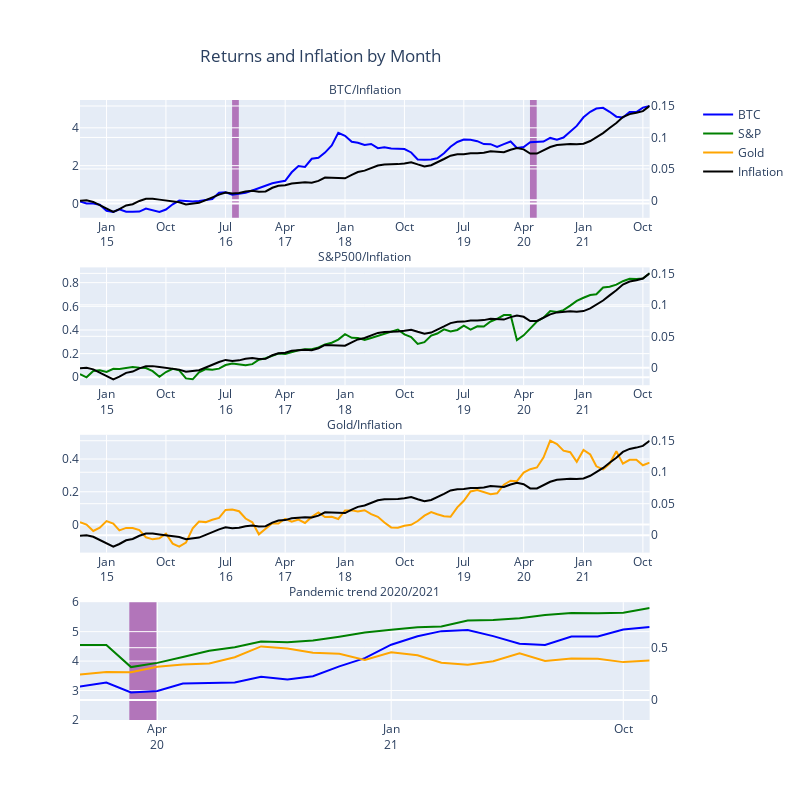

The cell this chart's notebook holds for it:
### Markdown cell above
### Investment performance

To answer the question on investment performance between the different asset classes, consider returns over time with rise of inflation.

<b>Impact of inflation</b>:
* The inflation here is plotted as an increase in the basket of prices to improve readability.
* Note the difference in the scale of the two y-axes on these charts, the exponential price movement of bitcoin makes a linear comparison difficult, however, the charts are presented to show the overall trend in monthly asset returns.  
    
<b>Impact of the COVID-19 pandemic on investment performance</b>:   
* Staying with this high-level view, the advent of the COVID-19 pandemic impacted performance of all three assets differently.  
* The sell-off experienced in the equities market in March 2020 did not translate into bitcoin or gold. 
* Gold prices benefited as a default safe haven investment through second and third quarter of 2020, meanwhile BTC benefited from improved consumer sentiment (among retail investors) around digital assets as an alternative safe haven asset which continues to drive it's exponential growth into 2021. 

<b>Bitcoin trends</b>:    
* The shaded purple areas in the first and last chart indicate Bitcoin halving dates, July 2016 and May 2020.  
* In total, there will eventually be 21 million Bitcoin in circulation, of which approximately 18+ million coins have been mined.  
* Bitcoin halving decreases the number of new Bitcoins that are generated, leading to a decrease in the total supply of new coins. By the rule of supply/demand economics, lower the supply, higher the price. In analyzing Bitcoin trends, previous halving dates have been succeeded by significant price increases.  Some of this behavior is evident in the 90-day period following the halving. 
   
To summarize, Bitcoin is a good alternative safe haven asset and since there is a fixed supply of coins it tends to be a better, although not perfect, hedge against inflation compared to equities and many other digital assets.

### Code cell
# Plot chart with three series BTC, S&P and Gold depicting returns and inflation
fig = make_subplots(rows=4, cols=1,
                    specs=[[{'secondary_y': True}], 
                           [{'secondary_y': True}],
                           [{'secondary_y': True}], 
                           [{'secondary_y': True}]],
                    subplot_titles=('BTC/Inflation','S&P500/Inflation', 'Gold/Inflation', 'Pandemic trend 2020/2021'),
                    vertical_spacing=0.08, horizontal_spacing =0.1)        
# Top left
fig.add_trace(
    go.Scatter(x=mth_return.index, y=mth_return['BTC_%chg'], name='BTC', line=dict(color='blue')),
    row=1, col=1, secondary_y=False)
fig.add_trace(
    go.Scatter(x=mth_return.index, y=mth_return['inf%'], name='Inf%',line=dict(color='black'), showlegend=False),
    row=1, col=1,secondary_y=True)

# Top right
fig.add_trace(
    go.Scatter(x=mth_return.index, y=mth_return['S&P_%chg'], name="S&P", line=dict(color='green')),
    row=2, col=1, secondary_y=False)
fig.add_trace(
    go.Scatter(x=mth_return.index, y=mth_return['inf%'], name='Inf', line=dict(color='black'),showlegend=False),
    row=2, col=1, secondary_y=True)

# Bottom left
fig.add_trace(
    go.Scatter(x=mth_return.index, y=mth_return['G_%chg'], name="Gold", line=dict(color='orange')),
    row=3, col=1, secondary_y=False)
fig.add_trace(
    go.Scatter(x=mth_return.index, y=mth_return['inf%'], name="Inflation", line=dict(color='black')),
    row=3, col=1, secondary_y=True)

# Bottom right
fig.add_trace(
    go.Scatter(x=mth_return.index, y=mth_return['BTC_%chg'], name="BTC", line=dict(color='blue'),showlegend=False),
    row=4, col=1, secondary_y=False)
fig.add_trace(
    go.Scatter(x=mth_return.index, y=mth_return['S&P_%chg'], name="S&P", line=dict(color='green'),showlegend=False),
    row=4, col=1, secondary_y=True)
fig.add_trace(
    go.Scatter(x=mth_return.index, y=mth_return['G_%chg'], name="Gold", line=dict(color='orange'),showlegend=False),
    row=4, col=1, secondary_y=True)

# Update layout of the charts
fig.update_annotations(font_size=12, yanchor='bottom')         
fig.update_layout(autosize=False, height=800, width=800,
                title={
                    'text': "Returns and Inflation by Month",
                    'x':0.4,
                    'xanchor': 'center',                      
                    'yanchor': 'top'})                        

# Update axes 
fig.update_xaxes(dtick="M9", tickformat='%b\n%y')             
fig.update_yaxes(autorange=False, range=[2,6],secondary_y=False, row=4, col=1)
fig.update_xaxes(autorange=False, range=['2020-01-01','2021-11-01'], row=4, col=1)

# Add shaded spaces to the charts to indicate BTC halving dates, 07/2016 and 05/2020
fig.add_vrect(
    x0="2016-07-31", x1="2016-08-31",
    fillcolor="Purple", opacity=0.5,
    layer="below", line_width=0, row=1, col=1)

fig.add_vrect(
    x0="2020-04-30", x1="2020-05-31",
    fillcolor="Purple", opacity=0.5,
    layer="below", line_width=0, row=1, col=1)

# Add shaded space to the last chart to indicate start of the COVID-19 pandemic, 03/2020
fig.add_vrect(
    x0="2020-02-28", x1="2020-03-31",
    fillcolor="Purple", opacity=0.5,
    layer="below", line_width=0, row=4, col=1)
